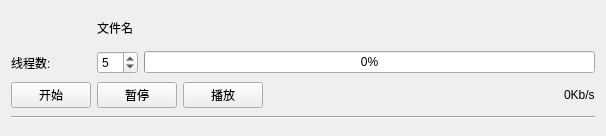
<?xml version="1.0" encoding="UTF-8"?>
<ui version="4.0">
 <class>Widget</class>
 <widget class="QWidget" name="Widget">
  <property name="geometry">
   <rect>
    <x>0</x>
    <y>0</y>
    <width>606</width>
    <height>136</height>
   </rect>
  </property>
  <property name="minimumSize">
   <size>
    <width>400</width>
    <height>0</height>
   </size>
  </property>
  <property name="maximumSize">
   <size>
    <width>800</width>
    <height>150</height>
   </size>
  </property>
  <property name="windowTitle">
   <string>Form</string>
  </property>
  <layout class="QGridLayout" name="gridLayout">
   <item row="0" column="0">
    <widget class="ImgBtn" name="deleteBtn" native="true">
     <property name="minimumSize">
      <size>
       <width>26</width>
       <height>26</height>
      </size>
     </property>
     <property name="maximumSize">
      <size>
       <width>30</width>
       <height>30</height>
      </size>
     </property>
     <property name="toolTip">
      <string>删除任务</string>
     </property>
     <property name="styleSheet">
      <string notr="true">background-image: url(:/images/close.png);</string>
     </property>
    </widget>
   </item>
   <item row="0" column="1" colspan="5">
    <widget class="QLabel" name="fileNameLbl">
     <property name="text">
      <string>文件名</string>
     </property>
    </widget>
   </item>
   <item row="1" column="0">
    <widget class="QLabel" name="label">
     <property name="text">
      <string>线程数:</string>
     </property>
    </widget>
   </item>
   <item row="1" column="1">
    <widget class="QSpinBox" name="threadCountSpinBox">
     <property name="minimum">
      <number>1</number>
     </property>
     <property name="maximum">
      <number>15</number>
     </property>
     <property name="value">
      <number>5</number>
     </property>
    </widget>
   </item>
   <item row="1" column="2" colspan="4">
    <widget class="QProgressBar" name="progressBar">
     <property name="value">
      <number>0</number>
     </property>
    </widget>
   </item>
   <item row="2" column="0">
    <widget class="QPushButton" name="startDownBtn">
     <property name="text">
      <string>开始</string>
     </property>
    </widget>
   </item>
   <item row="2" column="1" colspan="2">
    <widget class="QPushButton" name="pauseBtn">
     <property name="text">
      <string>暂停</string>
     </property>
    </widget>
   </item>
   <item row="2" column="3">
    <widget class="QPushButton" name="playBtn">
     <property name="text">
      <string>播放</string>
     </property>
    </widget>
   </item>
   <item row="2" column="4">
    <spacer name="horizontalSpacer">
     <property name="orientation">
      <enum>Qt::Horizontal</enum>
     </property>
     <property name="sizeHint" stdset="0">
      <size>
       <width>173</width>
       <height>17</height>
      </size>
     </property>
    </spacer>
   </item>
   <item row="2" column="5">
    <widget class="QLabel" name="speedLbl">
     <property name="text">
      <string>0Kb/s</string>
     </property>
    </widget>
   </item>
   <item row="3" column="0" colspan="6">
    <widget class="Line" name="line">
     <property name="styleSheet">
      <string notr="true">color: qlineargradient(spread:pad, x1:0, y1:0, x2:1, y2:0, stop:0 rgba(0, 0, 0, 255), stop:1 rgba(255, 255, 255, 255));</string>
     </property>
     <property name="orientation">
      <enum>Qt::Horizontal</enum>
     </property>
    </widget>
   </item>
  </layout>
 </widget>
 <customwidgets>
  <customwidget>
   <class>ImgBtn</class>
   <extends>QWidget</extends>
   <header>imgbtn.h</header>
   <container>1</container>
  </customwidget>
 </customwidgets>
 <resources/>
 <connections/>
</ui>
